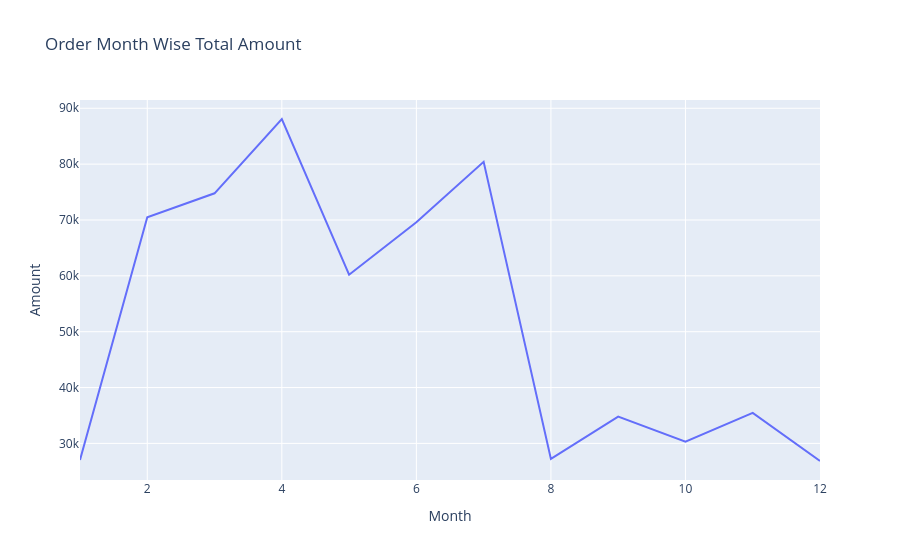

The notebook cell saved with this chart:
### Code cell
q5 = ca_orders.groupby('Month')['Amount'].sum().reset_index()
q5
fig = px.line(data_frame=q5, x='Month', y='Amount', title='Order Month Wise Total Amount')
fig.show()

### Figure 1 — Plotly figure (JSON) as saved in the notebook; plotly's stock layout.template omitted (floating-point values rounded to 4 significant figures)
{"data": [{"hovertemplate": "Month=%{x}<br>Amount=%{y}<extra></extra>", "legendgroup": "", "line": {"color": "#636efa", "dash": "solid"}, "marker": {"symbol": "circle"}, "mode": "lines", "name": "", "orientation": "v", "showlegend": false, "type": "scatter", "x": [1, 2, 3, 4, 5, 6, 7, 8, 9, 10, 11, 12], "xaxis": "x", "y": [27020.0, 70480.0, 74780.0, 88080.0, 60200.0, 69580.0, 80420.0, 27230.0, 34800.0, 30300.0, 35460.0, 26850.0], "yaxis": "y"}], "layout": {"legend": {"tracegroupgap": 0}, "title": {"text": "Order Month Wise Total Amount"}, "xaxis": {"anchor": "y", "domain": [0, 1], "title": {"text": "Month"}}, "yaxis": {"anchor": "x", "domain": [0, 1], "title": {"text": "Amount"}}}}
